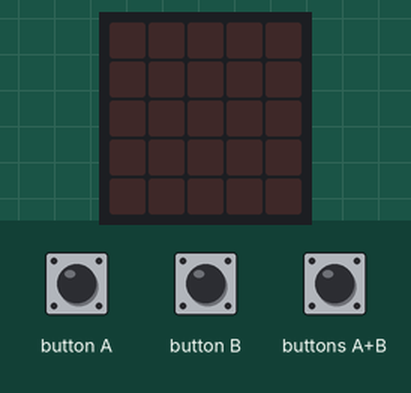
This program was run on a simulated BBC micro:bit (MakeCode). Shown: the board's 5×5 LED display. Inputs (shaded band) come from the test bench.

Above: at 1.2 s.
1.3 s: buttons A+B pressed for 0.15 s
At 2.0 s:
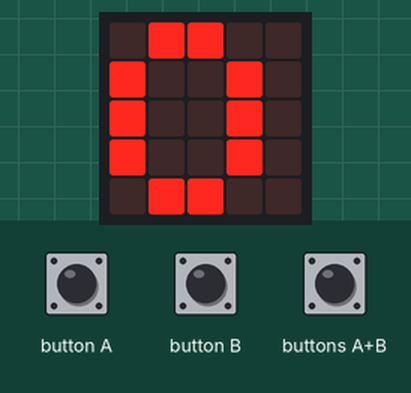
3.7 s: button A pressed for 0.15 s
At 4.6 s:
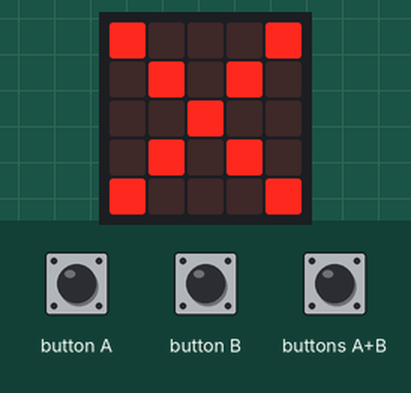
5.3 s: button B pressed for 0.15 s
At 5.9 s:
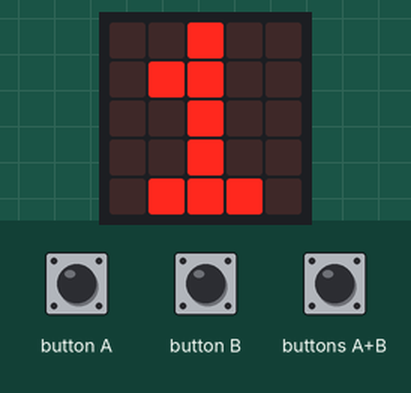
6.9 s: button B pressed for 0.15 s
At 8.2 s:
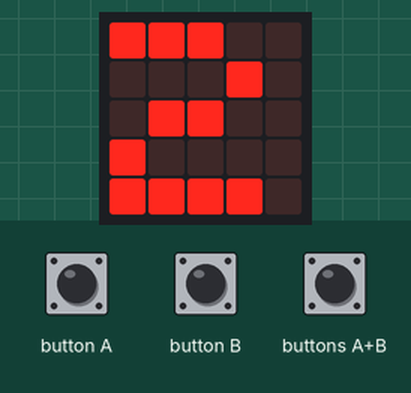
8.5 s: buttons A+B pressed for 1 s
At 10.7 s:
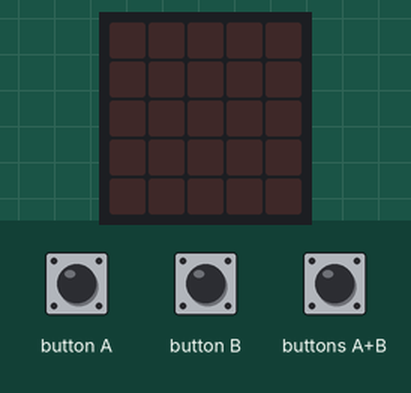
Timing chart, 0 to 12.2 s (numbered marks = the images above; inputs shaded):
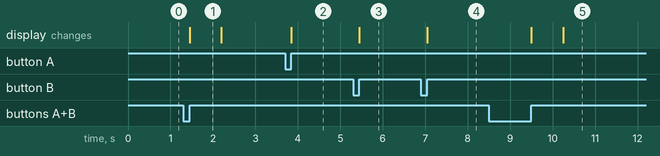

Measured:
- after the input at 1.3 s, the display: changes after 0.15 s (image 1)
- after the input at 3.7 s, the display: changes after 0.15 s (image 2)
- after the input at 5.3 s, the display: changes after 0.15 s (image 3)
- after the input at 6.9 s, the display: changes after 0.15 s (image 4)
- after the input at 8.5 s, the display: first changes after 1.0 s (image 5 shows a later state)
- what the display in image 1 shows lasts 0.7 s, from 1.5 s to 2.2 s

The program:

main.ts
```typescript
let Cliente = 0
input.onButtonPressed(Button.A, function () {
    if (Cliente > 0) {
        Cliente += -1
        basic.showNumber(Cliente)
    } else {
        basic.showIcon(IconNames.No)
    }
})
input.onButtonPressed(Button.AB, function () {
    Cliente = 0
    basic.showNumber(Cliente)
    basic.clearScreen()
})
input.onButtonPressed(Button.B, function () {
    Cliente += 1
    basic.showNumber(Cliente)
})
```

test.ts
```typescript
// aquí va el archivo "tests"; esto no se compilará cuando este paquete se utilice como una extensión.
```
